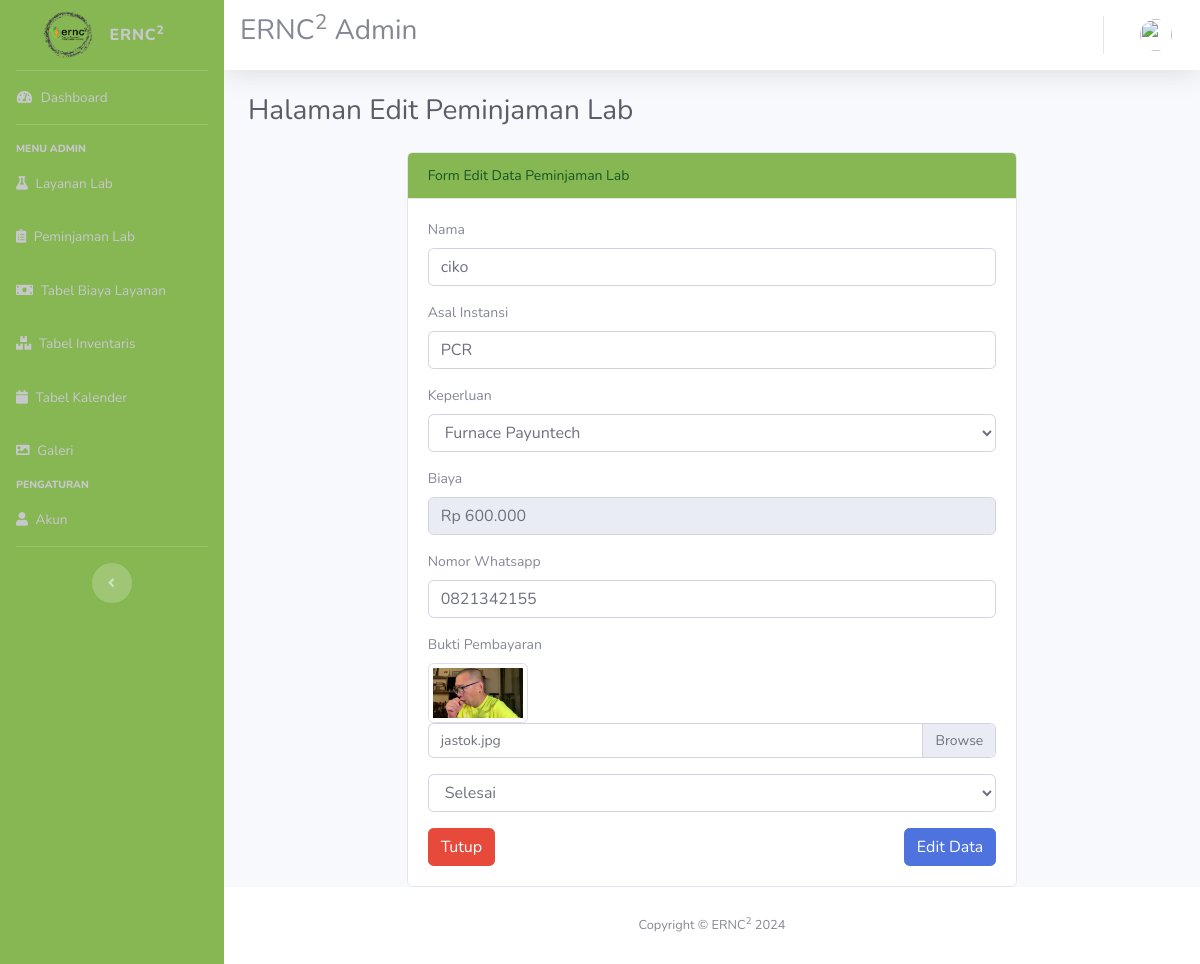
Page /PeminjamanLab/edit/9 on the committed database.
### tables this page shows
CREATE TABLE `peminjaman_lab` (
  `id` int(50) NOT NULL,
  `nama` varchar(100) NOT NULL,
  `asal_instansi` varchar(50) NOT NULL,
  `keperluan` varchar(50) NOT NULL,
  `status_peminjaman` varchar(10) NOT NULL,
  `biaya` decimal(10,2) NOT NULL,
  `no_whatsapp` varchar(15) NOT NULL,
  `bukti_pembayaran` varchar(255) NOT NULL,
  `konfirmasi` varchar(50) NOT NULL,
  `created_date` date NOT NULL
);

CREATE TABLE `biaya_layanan` (
  `id` int(11) NOT NULL,
  `keperluan` varchar(50) NOT NULL,
  `biaya` decimal(10,0) NOT NULL,
  `kategori` varchar(50) NOT NULL
);

### application/controllers/PeminjamanLab.php (called while the page is built, shortened)
<?php
class PeminjamanLab extends CI_Controller
{
    public function __construct()
    {
        $this->load->model('Peminjaman_model');
        $this->load->library('pagination');
        $this->load->library('session');
    }
    public function edit ($id)
    {
        $data['judul'] = "Halaman Edit Peminjaman Lab";
        $data['user'] = $this->db->get_where('user', ['email' => $this->session->userdata('email')])->row_array();
        $data['peminjaman_lab'] = $this->Peminjaman_model->getById($id);
        $data['biaya_layanan'] = $this->Peminjaman_model->get_by_category('Peminjaman');
        $this->form_validation->set_rules('nama','Nama','required',[
            'required'=> 'Nama Wajib di Isi'
        ]);
        $this->form_validation->set_rules('asal_instansi','Asal Instansi','required',[
            'required' => 'Asal Instansi Wajib di Isi'
        ]);
        $this->form_validation->set_rules('keperluan','Keperluan','required',[
            'required' => 'Keperluan Wajib di Isi'
        ]);
        $this->form_validation->set_rules('biaya', 'Biaya', 'required', [
            'required' => 'Biaya Wajib di Isi',
        ]);
        $this->form_validation->set_rules('no_whatsapp','Nomor Whatsapp','required',[
            'required' => 'Nomor Whatsapp Wajib di Isi'
        ]);
        $this->form_validation->set_rules('status_peminjaman','Status Peminjaman','required',[
            'required' => 'Status Peminjaman Wajib di Isi'
        ]);
        if($this->form_validation->run()==false){
            $this->load->view("layout/header", $data);
            $this->load->view("peminjamanlab/vw_ubah_peminjamanlab", $data);
            $this->load->view("layout/footer");
        }
    }
}
?>

### index.php (called while the page is built, shortened)
<?php
require_once BASEPATH.'core/CodeIgniter.php';

### application/models/Peminjaman_model.php (called while the page is built, shortened)
<?php
class Peminjaman_model extends CI_Model
{
    public $table = 'peminjaman_lab';
    public $id = 'peminjaman_lab.id';
    public function getById($id)
    {
        $this->db->where($this->id, $id);
        $query = $this->db->get($this->table);
        return $query->row_array();
    }
    public function get_by_category($category) {
        $this->db->where('kategori', $category);
        $query = $this->db->get('biaya_layanan');
        return $query->result_array();
    }
}
?>

### application/views/peminjamanlab/vw_ubah_peminjamanlab.php (the view, shortened to what this page needs)
<div class="container-fluid">
<h1 class="h3 mb-4 text-gray-800"><?php echo $judul; ?></h1>
<div class="row justify-content-center">
<div class="col-md-8 ">
<div class="card">
<div class="card-header justify-content-center bg-custom-success">
Form Edit Data Peminjaman Lab
</div>
<div class="card-body">
<form action="" method="POST" enctype="multipart/form-data">
    <div class="form-group">
        <label for="nama">Nama</label>
        <input type="text"name="nama" value="<?= $peminjaman_lab['nama']; ?>" class="form-control" id="nama" placeholder="Nama">
    </div>
    <div class="form-group">
        <label for="asal_instansi">Asal Instansi</label>
        <input type="text" name="asal_instansi" value="<?= $peminjaman_lab['asal_instansi']; ?>" class="form-control" id="asal_instansi" placeholder="Asal Instansi">
    </div>
    <div class="form-group">
        <label for="keperluan">Keperluan</label>
        <select name="keperluan" value="<?= $peminjaman_lab['keperluan']; ?>" class="form-control" id="keperluan" placeholder="Keperluan">
        <?php foreach ($biaya_layanan as $bl) : ?>
            <option value="<?= $bl['keperluan']; ?>" data-biaya="<?= $bl['biaya']; ?>"
                <?= $bl['keperluan'] == $peminjaman_lab['keperluan'] ? 'selected' : '' ?>>
                <?= $bl['keperluan']; ?>
            </option>
        <?php endforeach; ?>
        </select>
    </div>
    <div class="form-group">
        <label for="biaya">Biaya</label>
        <input type="text" name="biaya"  value="<?= 'Rp ' . number_format($peminjaman_lab['biaya'], 0, ',', '.'); ?>" oninput="formatRupiah(this)" class="form-control" id="biaya" placeholder="Biaya" readonly>
    </div>
    <div class="form-group">
        <label for="no_whatsapp">Nomor Whatsapp</label>
        <input type="text"name="no_whatsapp" value="<?= $peminjaman_lab['no_whatsapp']; ?>" class="form-control" id="no_whatsapp" placeholder="Nomor Whatsapp">
    </div>
    <div class="form-group">
        <label for="bukti_pembayaran">Bukti Pembayaran</label>
        <br>
        <img src="<?= base_url('assets/img/peminjaman/') . $peminjaman_lab['bukti_pembayaran'];?>" style="width: 100px;" class="img-thumbnail">
        <div class="custom-file">
            <label for="bukti_pembayaran" class="custom-file-label"><?= $peminjaman_lab['bukti_pembayaran'] ?></label>
        </div>
    </div>
    <div class="form-group">
    <select name="status_peminjaman" class="form-control" id="status_peminjaman">
        <option value="Selesai" <?= $peminjaman_lab['status_peminjaman'] == 'Selesai' ? 'selected' : '' ?>>Selesai</option>
    </select>
    </div>
    <a href="<?= base_url('PeminjamanLab') ?>" class="btn btn-danger">Tutup</a>
    <button type="submit" name="tambah" class="btn btn-primary float-right">Edit Data</button>
</form>
</div>
</div>
</div>
</div>
</div>
</div>

### application/views/layout/header.php (style rules this page uses)
body { font-size: 14px; }
#asal_instansi { text-transform: uppercase; }
#asal_instansi::placeholder { text-transform: none; }
.bg-custom-success { background-color: #87b753; color: #155724; }

### rows in the picture
peminjaman_lab: nama "ciko", asal_instansi "PCR", keperluan "Furnace Payuntech", biaya "Rp 600.000", no_whatsapp "0821342155", bukti_pembayaran (picture), bukti_pembayaran "jastok.jpg", status_peminjaman "Selesai"

### other values in the picture
$judul "Halaman Edit Peminjaman Lab"
